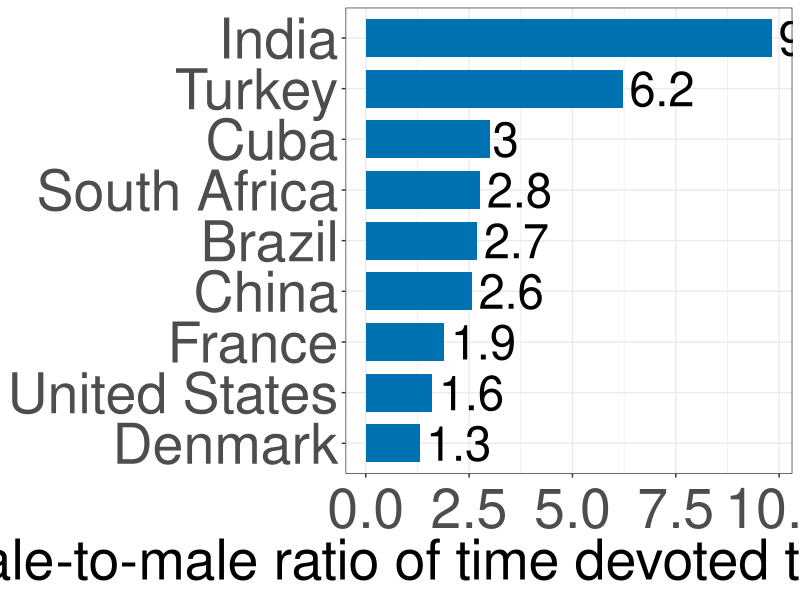
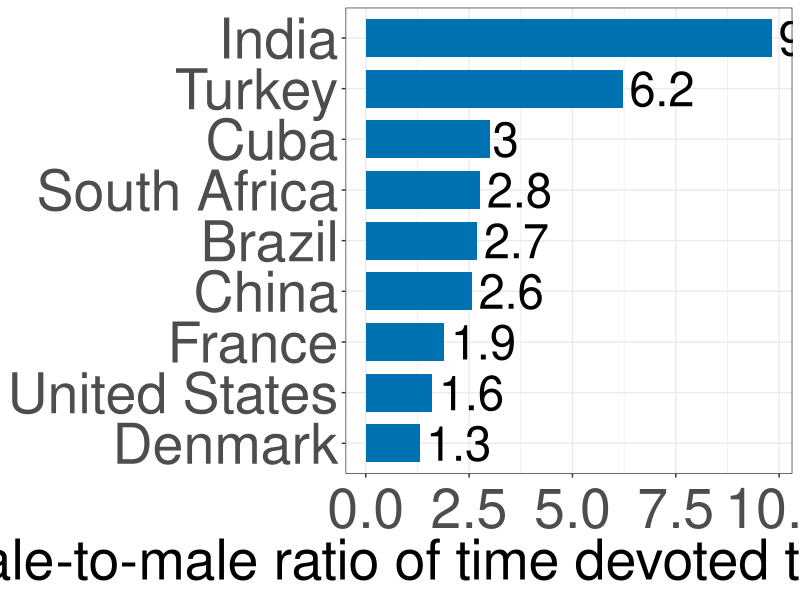

Here is the R script that generated these plots, in order:
library(readxl)
library(tidyverse)

#Data upload and filter
Data <- read_csv("female-to-male-ratio-of-time-devoted-to-unpaid-care-work.csv")

data_final <- Data %>%
  filter(Entity %in% c("Denmark", "United States", "South Africa", "India", "China", "France", "Turkey","Cuba", "Brazil"))

colnames(data_final)[4] <- "Ratio"
#Create figure 

CBCols <- c("#009E73","#0072B2","#E69F00","#CC79A7", "#F0E442")

plot <- ggplot(data_final, aes(x = reorder(Entity, Ratio), y = Ratio)) + 
  geom_bar( stat = "identity", position = position_dodge(), fill = CBCols[2], width = 0.75) + 
  ylab("Female-to-male ratio of time devoted to unpaid care work") +
  theme_bw() +
  theme(
        axis.title = element_text(size = 40),
        axis.title.y = element_blank(),
        axis.text.y = element_text(size =40),
        #legend.title = element_text(size = 16),
        axis.title.x = element_text(size = 40),
        axis.text.x  = element_text(vjust = 0.5, size = 40)) + 
  geom_text(
    aes(x = Entity, y = Ratio, label = round(Ratio, digits =1)), 
    hjust = -0.1,size = 12,
    position = position_dodge(width = 1),
    inherit.aes = TRUE
  ) + 
  coord_flip()


plot

ggsave("specprodexch/unpaid_care_ratios.pdf", plot, width = 19, height = 10)
